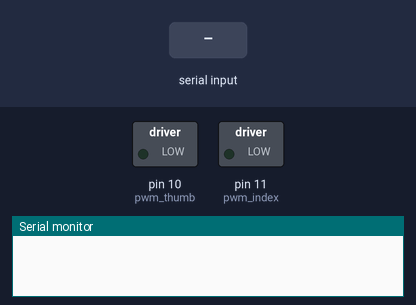
Bench run of a sketch on a simulated Arduino Uno, built with avr-gcc and run on an emulated ATmega328P. On the bench: switched loads named in the sketch (green lamp = pin HIGH), the last lines printed to the serial monitor. The test bench sets the inputs (shaded band).

Above: at 1.2 s.
1.3 s: "a" received over the second serial link
At 2.5 s:
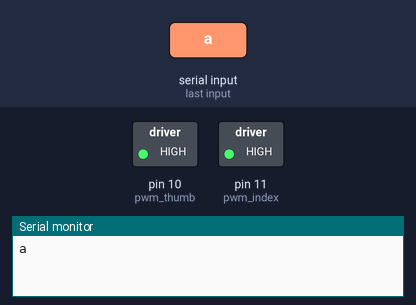
2.8 s: "b" received over the second serial link
4.3 s: "c" received over the second serial link
5.8 s: "1" received over the second serial link
Timing chart, 0 to 8.3 s (numbered marks = the images above; inputs shaded):
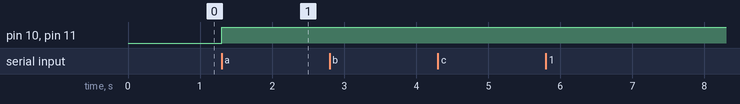

The sketch:

code_robot.ino
```cpp
#include <SoftwareSerial.h>
SoftwareSerial bt (3,2);
const int thumb1=5,thumb2=6,index1=12,index2=13,pwm_thumb=10,pwm_index=11;

void setup() {

  Serial.begin(9600);
  bt.begin(9600);
}

void loop()
{
  digitalWrite(pwm_thumb,1);
  digitalWrite(pwm_index,1);
  if(bt.available()>0)
  {
char input=(char)bt.read();
Serial.println(input);

  if(input=='a')
{
  paper();
}
 if(input=='b')
 {
  scissors();
  }
  if(input=='c')
  {
   stone();
   }


}
}
void scissors()
{
    analogWrite(pwm_thumb,255);
  analogWrite(pwm_index,255);
  digitalWrite(thumb2,HIGH);
  digitalWrite(thumb1,LOW);
  digitalWrite(index1,HIGH);
  digitalWrite(index2,LOW);
  delay(10);

  }
void stone()
{    analogWrite(pwm_thumb,255);
  analogWrite(pwm_index,255);

  digitalWrite(thumb2,HIGH);
  digitalWrite(thumb1,LOW);
  digitalWrite(index2,HIGH);
  digitalWrite(index1,LOW);
    delay(10);

  }
void paper()
{
    analogWrite(pwm_thumb,255);
  analogWrite(pwm_index,255);
  digitalWrite(thumb1,HIGH);
  digitalWrite(thumb2,LOW);
  digitalWrite(index1,HIGH);
  digitalWrite(index2,LOW);
    delay(10);
  }
```

Measured:
- after the input at 1.3 s, pin 10 (pwm_thumb), pin 11 (pwm_index): LOW → HIGH at once
